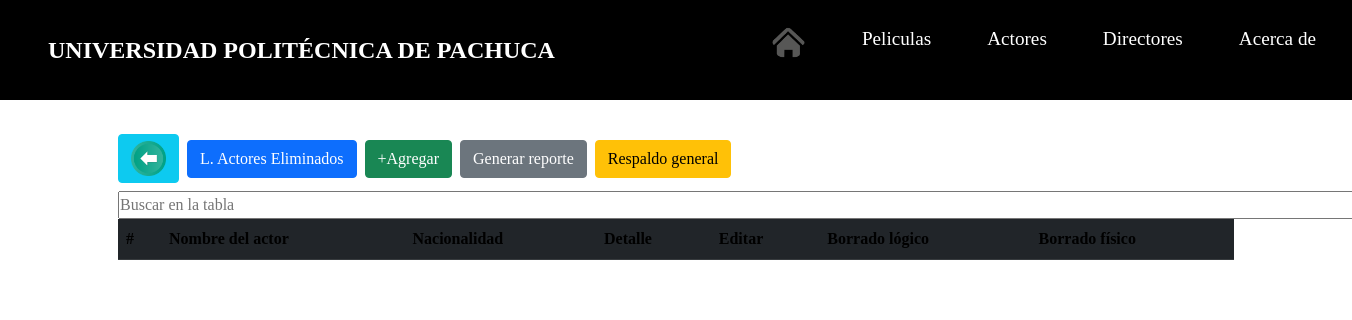
/actores.php, run on an earlier commit of the app's database.
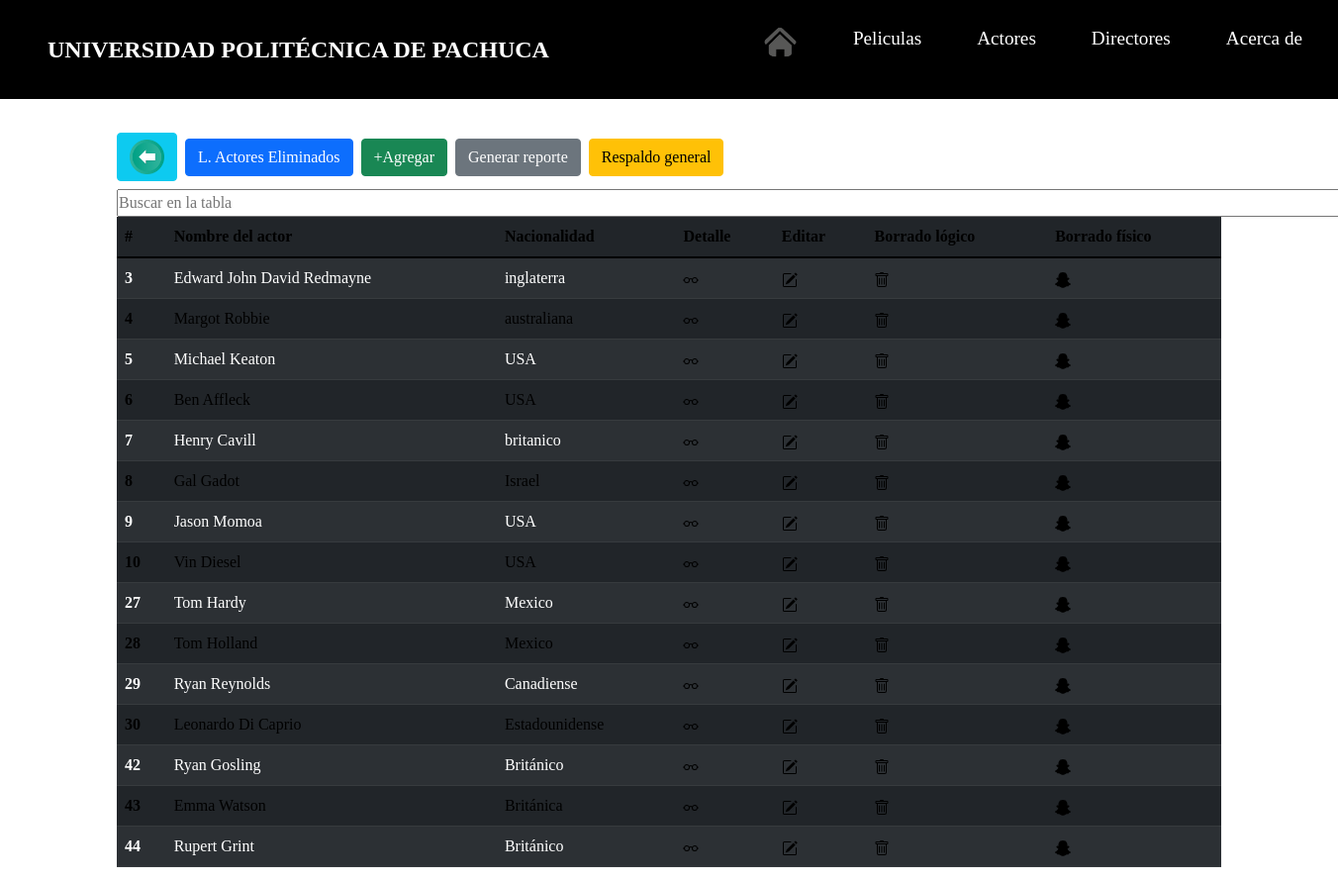
And on a later commit of the database.
### tables this page shows
CREATE TABLE `actor` (
  `idActor` int(11) NOT NULL,
  `nombre` varchar(30) DEFAULT NULL,
  `nacionalidad` varchar(20) DEFAULT NULL,
  `estatus` int(1) NOT NULL,
  `descripcion` text NOT NULL
);

### actores.php (the view, shortened to what this page needs)
<!DOCTYPE html>
<html>
<head>
	<link href="https://cdn.jsdelivr.net/npm/bootstrap@5.1.3/dist/css/bootstrap.min.css" rel="stylesheet">
	<link rel="stylesheet" type="text/css" href="css/estiloCine1.css">
	<link rel="stylesheet" href="./css.css">
</head>
<body>
<?php include('menuhamburguesa.php'); ?>
	<div class="miniespacio">
		<br><br><br><br>
	</div>
	<div class="container">
		<h2 class="letraBlanca">
			<br>
			<a href="index.php" class="btn btn-info"><img src="Icons/return.png" width="35" height="35" alt="Return"></a>
			<a href="Aborrados.php" class="btn btn-primary">L. Actores Eliminados</a>
			<a href="nuevoActor.php" class="btn btn-success">+Agregar</a>
			<a href="reporteActor.php" class="btn btn-secondary">Generar reporte</a>
			<a href="respaldoGeneralActor.php" class="btn btn-warning">Respaldo general</a>
		</h2>
		<?PHP
			$conexion = new mysqli("localhost", "root", "", "peliculas");
			$consulta = "SELECT * FROM actor WHERE estatus=1";
			$resultado = $conexion->query($consulta);
		?>
			<input type="text" id="infobuscar" onkeyup="buscar()" placeholder="Buscar en la tabla">
		<table id="tabla" class="table table-dark table-striped table-hover">
		  <thead>
		    <tr>
		      <th scope="col">#</th>
		      <th scope="col">Nombre del actor</th>
		      <th scope="col">Nacionalidad</th>
		      <th scope="col">Detalle</th>
		      <th scope="col">Editar</th>
			  <th scope="col">Borrado lógico</th>
			  <th scope="col">Borrado físico</th>
		    </tr>
		  </thead>
		  <tbody>
		  	<?PHP
			while($row = $resultado->fetch_assoc())
			{
			  	?>
			    <tr>
			      <th scope="row">
			      	<?PHP echo $row['idActor']; ?>
			      </th>
			      <td>
			      	<?PHP echo $row['nombre']; ?>
			      </td>
			      <td>
			      	<?PHP echo $row['nacionalidad']; ?>
			      </td>
			      <td>
			      	<a href="detalleActor.php?id=<?php echo $row['idActor'];?>">
			      	</a>
			      </td>
			      <td>
			      	<a href="editarActor.php?id=<?php echo $row['idActor'];?>">
			      	</a>
			      </td>
			      <td>
			      	<a href="borrarLogicoActor.php?id=<?php echo $row['idActor'];?>">
			      	</a>
			      </td>
			      <td>
			      	<a href="borrarFisicoActor.php?id=<?php echo $row['idActor'];?>">
			      	</a>
			      </td>
			    </tr>
			    <?PHP
			}
			?>
		  </tbody>
		</table>
	</div>
</body>
</html>

What changed in the data, as far as the page shows it:
now on this page (row edited): actor: idActor "3", nombre "Edward John David Redmayne", nacionalidad "inglaterra"
now on this page (row edited): actor: idActor "4", nombre "Margot Robbie", nacionalidad "australiana"
now on this page (row edited): actor: idActor "5", nombre "Michael Keaton", nacionalidad "USA"
now on this page (row edited): actor: idActor "6", nombre "Ben Affleck", nacionalidad "USA"
now on this page (row edited): actor: idActor "7", nombre "Henry Cavill", nacionalidad "britanico"
now on this page (row edited): actor: idActor "8", nombre "Gal Gadot", nacionalidad "Israel"
now on this page (row edited): actor: idActor "9", nombre "Jason Momoa", nacionalidad "USA"
now on this page (row edited): actor: idActor "10", nombre "Vin Diesel", nacionalidad "USA"
added actor: idActor "27", nombre "Tom Hardy", nacionalidad "Mexico"
added actor: idActor "28", nombre "Tom Holland", nacionalidad "Mexico"
added actor: idActor "29", nombre "Ryan Reynolds", nacionalidad "Canadiense"
added actor: idActor "30", nombre "Leonardo Di Caprio", nacionalidad "Estadounidense"
added actor: idActor "42", nombre "Ryan Gosling", nacionalidad "Británico"
added actor: idActor "43", nombre "Emma Watson", nacionalidad "Británica"
added actor: idActor "44", nombre "Rupert Grint", nacionalidad "Británico"
